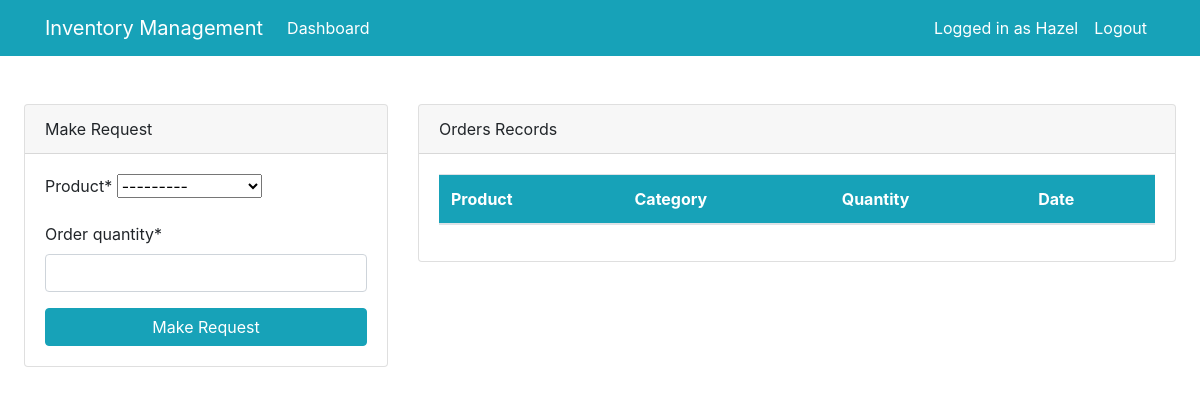
The app's page /dashboard/ (signed in), older data.
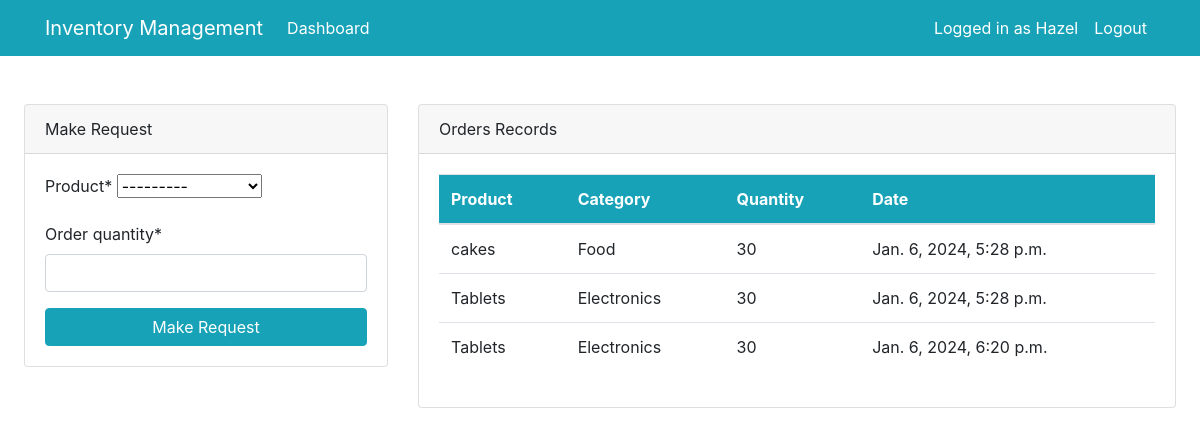
The same page, newer data.
### dashboard/models.py (models this page shows, shortened)
class Order(models.Model):
    product = models.ForeignKey(Product, on_delete=models.CASCADE, null=True)
    staff = models.ForeignKey(User, models.CASCADE, null=True)
    order_quantity = models.PositiveIntegerField(null=True)
    date = models.DateTimeField(auto_now_add=True)
    class Meta:
        verbose_name_plural = 'Order'

class Product(models.Model):
    name = models.CharField(max_length=100, null=True)
    category = models.CharField(max_length=20, choices=CATEGORY, null=True)
    quantity = models.PositiveIntegerField(null=True)
    class Meta:
        verbose_name_plural = 'Product'
    def __str__(self):
        return f'{self.name}-{self.quantity}'

### dashboard/views.py (the view)
# urls.py: path('dashboard/', views.index, name = 'dashboard_index'),
@login_required(login_url='user-login')
def index(request):
    orders = Order.objects.all()
    products = Product.objects.all()
    items_count = Product.objects.all().count()
    orders_count = Order.objects.all().count()
    employees_count = User.objects.all().count()
    if request.method == "POST":
         form = OrderForm(request.POST)
         if form.is_valid():
              instance = form.save(commit=False)
              instance.staff = request.user                   #assigns the staff to the order being made
              instance.save()
              return redirect('dashboard_index')
    else:
         form = OrderForm()
    context={
         'orders':orders,
         'form':form,
         'products':products,
         'items_count':items_count,
         'orders_count':orders_count,
         'employees_count':employees_count
    }
    return render(request, 'dashboard/index.html', context)

### dashboard/forms.py
class OrderForm(forms.ModelForm):
    class Meta:
        model = Order
        fields = ['product','order_quantity']

### templates/dashboard/index.html (shortened to what the changed rows need)
{% extends 'partials/base.html' %}
{% block content %}
{% if user.is_authenticated and user.is_staff and user.is_superuser%}
{% include 'partials/topnav.html' %}
<div class="row p-3">
    <div class="col-md-6 my-4">
        <div class="bg-white">
            <div class="card-body">
                <canvas id="myChart1" width="400" height="300"></canvas>
                <script>
                    var ctx1 = document.getElementById('myChart1').getContext('2d');
                    var myChart1 = new Chart(ctx1, {
                        type: 'pie',
                        data: {
                            labels: [{% for order in orders%}'{{ order.product.name }}', {% endfor %}],
                            datasets: [{
                                label: 'Orders',
                                data: [{% for order in orders%}'{{order.order_quantity}}', {% endfor %}],
                                backgroundColor: [
                                    'rgba(255, 99, 132, 1)',
                                    'rgba(54, 162, 235, 1)',
                                    'rgba(255, 206, 86, 1)',
                                    'rgba(75, 192, 192, 1)',
                                    'rgba(153, 102, 255, 1)',
                                    'rgba(255, 159, 64, 1)',
                                    'rgba(151, 101, 245, 1)',
                                    'rgba(53, 110, 155, 1)',
                                ],
                                borderColor: [
                                    'rgba(255, 99, 132, 1)',
                                    'rgba(54, 162, 235, 1)',
                                    'rgba(255, 206, 86, 1)',
                                    'rgba(75, 192, 192, 1)',
                                    'rgba(153, 102, 255, 1)',
                                    'rgba(255, 159, 64, 1)'
                                ],
                                borderWidth: 1
                            }]
                        },
                        options: {
                            scales: {
                                yAxes: [{
                                    ticks: {
                                        beginAtZero: true
                                    }
                                }]
                            }
                        }
                    });
                </script>
            </div>
        </div>
    </div>
    <div class="col-md-6 my-4">
        <div class="bg-white">
            <div class="card-body">
                <canvas id="myChart" width="400" height="300"></canvas>
                <script>
                    var ctx2 = document.getElementById('myChart').getContext('2d');
                    var myChart2 = new Chart(ctx2, {
                        type: 'bar',
                        data: {
                            labels: [{% for product in products%} '{{product.name}}',{% endfor %}],
                            datasets: [{
                                label: 'Products',
                                data: [{% for product in products%} '{{product.quantity}}',{% endfor %}],
                                backgroundColor: [
                                    'rgba(255, 99, 132, 1)',
                                    'rgba(54, 162, 235, 1)',
                                    'rgba(255, 206, 86, 1)',
                                    'rgba(75, 192, 192, 1)',
                                    'rgba(153, 102, 255, 1)',
                                    'rgba(255, 159, 64, 1)'
                                ],
                                borderColor: [
                                    'rgba(255, 99, 132, 1)',
                                    'rgba(54, 162, 235, 1)',
                                    'rgba(255, 206, 86, 1)',
                                    'rgba(75, 192, 192, 1)',
                                    'rgba(153, 102, 255, 1)',
                                    'rgba(255, 159, 64, 1)'
                                ],
                                borderWidth: 1
                            }]
                        },
                        options: {
                            scales: {
                                yAxes: [{
                                    ticks: {
                                        beginAtZero: true
                                    }
                                }]
                            }
                        }
                    });
                </script>
            </div>
        </div>
    </div>
</div>
{% else %}
{% include 'dashboard/staff_index.html' %}
{% endif %}
{% endblock %}

### templates/dashboard/staff_index.html (shortened to what this page needs)
{% load crispy_forms_tags %}
<div>
    <div class="row mt-4 p-4">
        <div class="col-md-4">
            <div class="card">
                <div class="card-header">
                    Make Request
                </div>
                <div class="card-body">
                    <form method="POST">
                        {{ form|crispy }}
                        <input class="btn btn-info btn-block" type="submit" value="Make Request">
                    </form>
                </div>
            </div>
        </div>
        <div class="col-md-8">
            <div class="card">
                <div class="card-header">
                    Orders Records
                </div>
                <div class="card-body">
                    <table class="table bg-white">
                        <thead class="bg-info text-white">
                            <tr>
                                <th scope="col">Product</th>
                                <th scope="col">Category</th>
                                <th scope="col">Quantity</th>
                                <th scope="col">Date</th>
                            </tr>
                        </thead>
                        <tbody>
                            {% for order in orders %}
                            {% if order.staff == user %}
                            <tr>
                                <td>{{order.product.name}}</td>
                                <td>{{order.product.category}}</td>
                                <td>{{order.product.quantity}}</td>
                                <td>{{order.date}}</td>
                            </tr>
                            {% endif %}
                            {% endfor %}
                        </tbody>
                    </table>
                </div>
            </div>
        </div>
    </div>
</div>

Row changes from the older to the newer data that the page shows:
added Order: product.name "cakes", product.category "Food", product.quantity "30", date "Jan. 6, 2024, 5:28 p.m."
added Order: product.name "Tablets", product.category "Electronics", product.quantity "30", date "Jan. 6, 2024, 5:28 p.m."
added Order: product.name "Tablets", product.category "Electronics", product.quantity "30", date "Jan. 6, 2024, 6:20 p.m."
